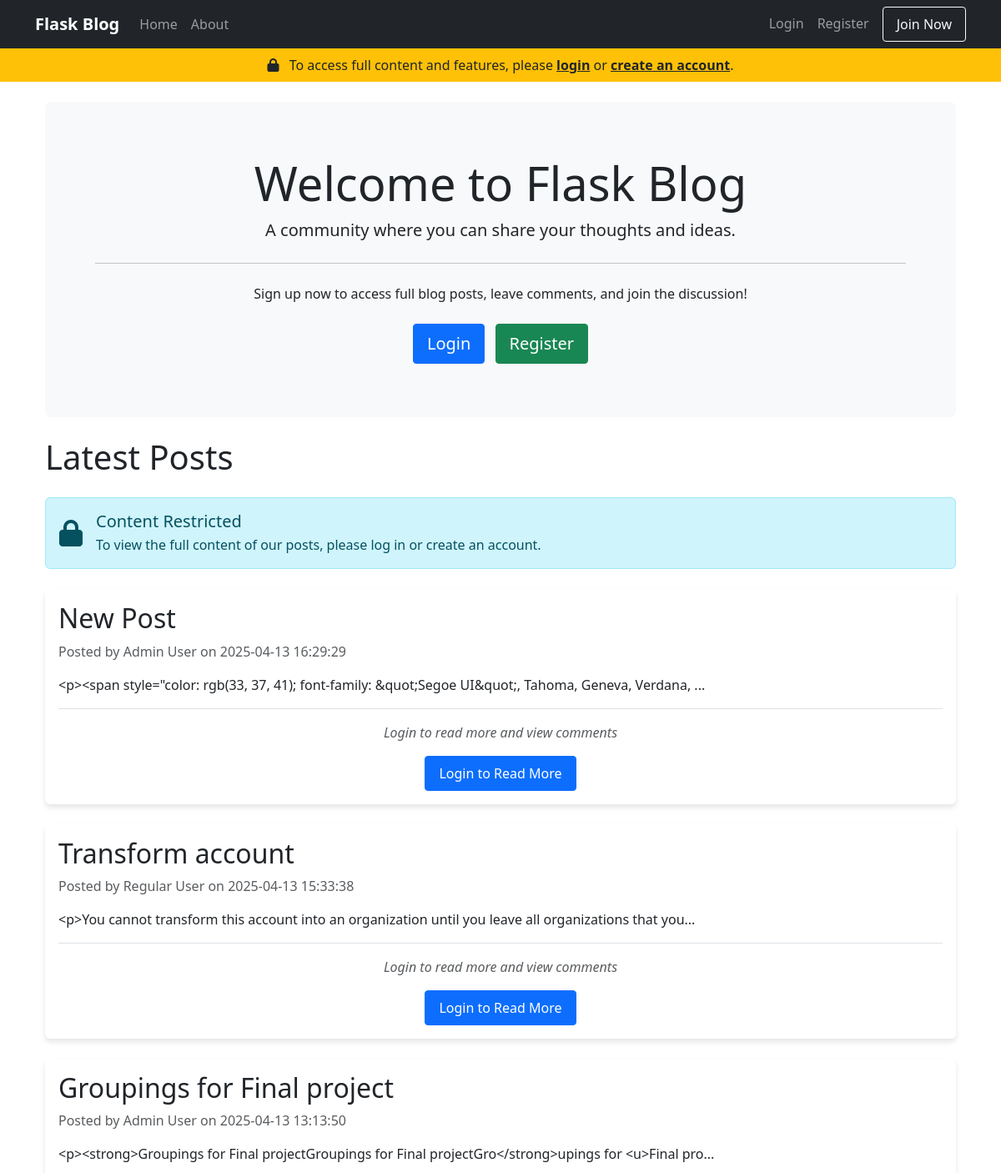
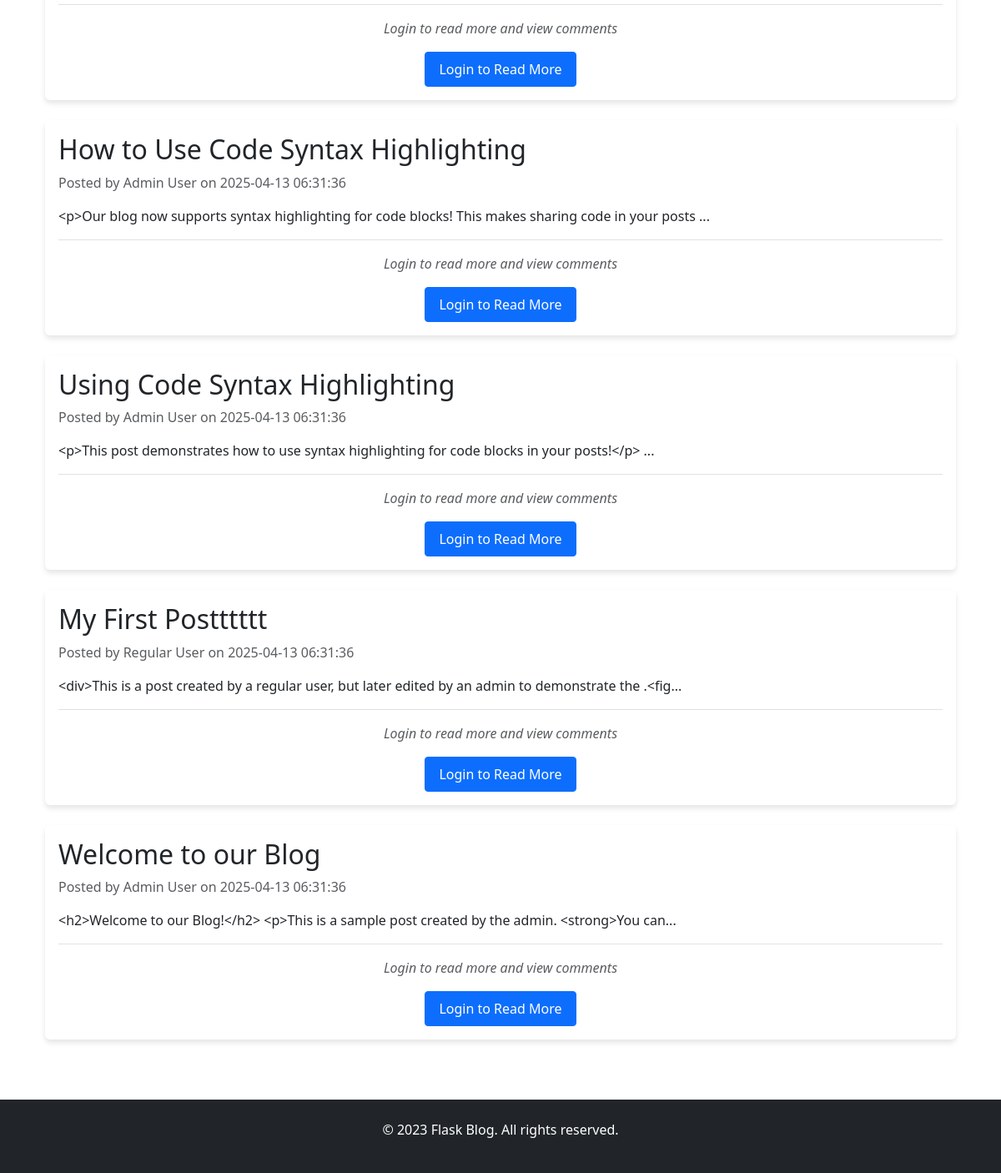
The page /home on the database its author committed (2 pictures, top to bottom).
### app/models/post.py (models this page shows, shortened)
class Post(db.Model):
    id = db.Column(db.Integer, primary_key=True)
    title = db.Column(db.String(100), nullable=False)
    content = db.Column(db.Text, nullable=False)
    created_at = db.Column(db.DateTime, default=datetime.utcnow)
    updated_at = db.Column(db.DateTime, default=datetime.utcnow, onupdate=datetime.utcnow)
    user_id = db.Column(db.Integer, db.ForeignKey('user.id'), nullable=False)
    last_modified_by_id = db.Column(db.Integer, db.ForeignKey('user.id'), nullable=True)
    is_hidden = db.Column(db.Boolean, default=False)
    author = db.relationship('User', foreign_keys=[user_id], backref='posts', lazy=True)
    last_modified_by = db.relationship('User', foreign_keys=[last_modified_by_id], lazy=True)
    comments = db.relationship('Comment', backref='post', lazy='dynamic', cascade='all, delete-orphan')

### app/models/user.py (models this page shows, shortened)
class User(db.Model, UserMixin):
    id = db.Column(db.Integer, primary_key=True)
    username = db.Column(db.String(64), unique=True, nullable=False)
    first_name = db.Column(db.String(64), nullable=False)
    last_name = db.Column(db.String(64), nullable=False)
    email = db.Column(db.String(120), unique=True, nullable=False)
    password_hash = db.Column(db.String(128), nullable=False)
    role = db.Column(db.String(20), default='user')
    created_at = db.Column(db.DateTime, default=datetime.now)
    profile_picture = db.Column(db.String(120), default='default.jpg')
    bio = db.Column(db.Text, nullable=True)
    is_approved = db.Column(db.Boolean, default=False)
    @property
    def full_name(self):
        return f"{self.first_name} {self.last_name}"

### app/routes/main.py (the view)
@main.route('/')
@main.route('/home')
def home():
    if current_user.is_authenticated and not current_user.is_admin():
        posts = Post.query.filter(
            or_(
                Post.is_hidden == False,
                Post.user_id == current_user.id
            )
        ).order_by(Post.created_at.desc()).all()
    elif current_user.is_authenticated and current_user.is_admin():
        posts = Post.query.order_by(Post.created_at.desc()).all()
    else:
        posts = Post.query.filter_by(is_hidden=False).order_by(Post.created_at.desc()).all()
    if not current_user.is_authenticated:
        return render_template('restricted_home.html', posts=posts)
    return render_template('home.html', posts=posts)

### app/templates/restricted_home.html
{% extends "layout.html" %}
{% block content %}
<div class="container">
    <div class="jumbotron p-5 mb-4 bg-light rounded-3">
        <div class="container-fluid py-3 text-center">
            <h1 class="display-4">Welcome to Flask Blog</h1>
            <p class="lead">A community where you can share your thoughts and ideas.</p>
            <hr class="my-4">
            <p>Sign up now to access full blog posts, leave comments, and join the discussion!</p>
            <div class="mt-4">
                <a href="{{ url_for('auth.login') }}" class="btn btn-primary btn-lg me-2">Login</a>
                <a href="{{ url_for('auth.register') }}" class="btn btn-success btn-lg">Register</a>
            </div>
        </div>
    </div>
    <h1 class="mb-4">Latest Posts</h1>
    <div class="alert alert-info mb-4">
        <div class="d-flex align-items-center">
            <i class="fas fa-lock me-3 fa-2x"></i>
            <div>
                <h5 class="mb-1">Content Restricted</h5>
                <p class="mb-0">To view the full content of our posts, please log in or create an account.</p>
            </div>
        </div>
    </div>
    {% if posts %}
        {% for post in posts %}
            <article class="card mb-4">
                <div class="card-body">
                    <h2 class="card-title">{{ post.title }}</h2>
                    <p class="card-text text-muted">
                        Posted by {{ post.author.full_name }} on {{ post.created_at.strftime('%Y-%m-%d %H:%M:%S') }}
                    </p>
                    <p class="card-text">{{ post.content[:100] }}{% if post.content|length > 100 %}...{% endif %}</p>
                    <div class="text-center mt-3 border-top pt-3">
                        <p class="text-muted fst-italic">Login to read more and view comments</p>
                        <a href="{{ url_for('auth.login', next=url_for('posts.post', post_id=post.id)) }}" class="btn btn-primary">Login to Read More</a>
                    </div>
                </div>
            </article>
        {% endfor %}
    {% else %}
        <div class="alert alert-info">
            No posts yet.
        </div>
    {% endif %}
</div>
{% endblock %}

### app/templates/layout.html (shortened to what this page needs)
<!DOCTYPE html>
<html lang="en">
<head>
    <link href="https://cdn.jsdelivr.net/npm/bootstrap@5.3.2/dist/css/bootstrap.min.css" rel="stylesheet">
    <link rel="stylesheet" href="https://cdnjs.cloudflare.com/ajax/libs/font-awesome/6.4.2/css/all.min.css">
    <link rel="stylesheet" href="{{ url_for('static', filename='css/main.css') }}">
    <link href="https://cdnjs.cloudflare.com/ajax/libs/highlight.js/11.9.0/styles/atom-one-dark.min.css" rel="stylesheet">
    <link rel="stylesheet" href="https://cdnjs.cloudflare.com/ajax/libs/jodit/3.24.6/jodit.min.css">
</head>
<body>
    <header>
        <nav class="navbar navbar-expand-lg navbar-dark bg-dark">
            <div class="container">
                <a class="navbar-brand" href="{{ url_for('main.home') }}">Flask Blog</a>
                <div class="collapse navbar-collapse" id="navbarNav">
                    <ul class="navbar-nav me-auto">
                        <li class="nav-item">
                            <a class="nav-link" href="{{ url_for('main.home') }}">Home</a>
                        </li>
                        <li class="nav-item">
                            <a class="nav-link" href="{{ url_for('main.about') }}">About</a>
                        </li>
                    </ul>
                    <ul class="navbar-nav">
                        {% if current_user.is_authenticated %}
                            <li class="nav-item">
                                <a class="nav-link" href="{{ url_for('posts.new_post') }}">New Post</a>
                            </li>
                            {% if current_user.is_admin() %}
                            <li class="nav-item dropdown">
                                <a class="nav-link dropdown-toggle" href="#" id="adminDropdown" role="button" data-bs-toggle="dropdown" aria-expanded="false">
                                    Admin
                                </a>
                                <ul class="dropdown-menu" aria-labelledby="adminDropdown">
                                    <li><a class="dropdown-item" href="{{ url_for('admin.admin_dashboard') }}">Dashboard</a></li>
                                    <li><a class="dropdown-item" href="{{ url_for('admin.manage_users') }}">Manage Users</a></li>
                                    <li><a class="dropdown-item" href="{{ url_for('admin.manage_posts') }}">Manage Posts</a></li>
                                    <li><a class="dropdown-item" href="{{ url_for('admin.pending_users') }}">Pending Users</a></li>
                                    <li><hr class="dropdown-divider"></li>
                                    <li><a class="dropdown-item" href="{{ url_for('admin.create_system_notification') }}">Send System Notification</a></li>
                                    <li><a class="dropdown-item" href="{{ url_for('admin.view_system_notifications') }}">View System Notifications</a></li>
                                </ul>
                            </li>
                            {% endif %}
                            <li class="nav-item">
                                <a class="nav-link position-relative" href="{{ url_for('notifications.view_all') }}">
                                    <div class="bell-icon-container">
                                        <i class="fas fa-bell" id="notification-bell"></i>
                                        <span class="position-absolute top-0 start-100 translate-middle badge rounded-pill bg-danger" id="notification-badge" {% if current_user.get_unread_notifications_count() == 0 %}style="display: none;"{% endif %}>
                                            {{ current_user.get_unread_notifications_count() }}
                                            <span class="visually-hidden">unread notifications</span>
                                        </span>
                                    </div>
                                </a>
                            </li>
                            <li class="nav-item dropdown">
                                <a class="nav-link dropdown-toggle" href="#" id="userDropdown" role="button" data-bs-toggle="dropdown" aria-expanded="false">
                                    <img src="{{ url_for('static', filename='profile_pics/' + current_user.profile_picture) }}" alt="Profile" class="rounded-circle me-1" style="width: 24px; height: 24px; object-fit: cover;">
                                    {{ current_user.username }}
                                </a>
                                <ul class="dropdown-menu" aria-labelledby="userDropdown">
                                    <li><a class="dropdown-item" href="{{ url_for('users.profile') }}">Profile</a></li>
                                    <li><a class="dropdown-item" href="{{ url_for('users.user_posts', username=current_user.username) }}">My Posts</a></li>
                                    <li><a class="dropdown-item" href="{{ url_for('notifications.settings') }}">Notification Settings</a></li>
                                    <li><hr class="dropdown-divider"></li>
                                    <li><a class="dropdown-item" href="{{ url_for('auth.logout') }}">Logout</a></li>
                                </ul>
                            </li>
                        {% else %}
                            <li class="nav-item">
                                <a class="nav-link" href="{{ url_for('auth.login') }}">Login</a>
                            </li>
                            <li class="nav-item">
                                <a class="nav-link" href="{{ url_for('auth.register') }}">Register</a>
                            </li>
                            <li class="nav-item ms-2">
                                <a class="btn btn-outline-light" href="{{ url_for('auth.register') }}">Join Now</a>
                            </li>
                        {% endif %}
                    </ul>
                </div>
            </div>
        </nav>
        {% if not current_user.is_authenticated %}
        <div class="bg-warning py-2 text-center">
            <div class="container">
                <p class="mb-0">
                    <i class="fas fa-lock me-2"></i>
                    To access full content and features, please <a href="{{ url_for('auth.login') }}" class="text-dark fw-bold">login</a> or <a href="{{ url_for('auth.register') }}" class="text-dark fw-bold">create an account</a>.
                </p>
            </div>
        </div>
        {% endif %}
    </header>
    <main class="container mt-4">
        <div class="row">
            <div class="col-md-12">
                {% block content %}{% endblock %}
            </div>
        </div>
    </main>
    <footer class="bg-dark text-white py-4 mt-5">
        <div class="container text-center">
            <p>&copy; 2023 Flask Blog. All rights reserved.</p>
        </div>
    </footer>
</body>
</html>

### app/static/css/main.css (style rules this page uses)
body { min-height: 100vh; display: flex; flex-direction: column; font-family: 'Segoe UI', Tahoma, Geneva, Verdana, sans-serif; }
main { flex: 1; }
.navbar-brand { font-weight: bold; }
.nav-link { font-weight: 500; }
.card { box-shadow: 0 4px 6px rgba(0, 0, 0, 0.1); border: none; margin-bottom: 20px; }
article.card { transition: transform 0.3s ease; }
.btn { border-radius: 4px; padding: 8px 16px; }
footer { margin-top: auto; }

### rows shown on the page
Post: title "New Post", author.full_name "Admin User", created_at "2025-04-13 16:29:29", content "<p><span style=\"color: rgb(33, 37, 41); font-family: &quot;Segoe UI&quot;, Tahoma, Geneva, Verdana,"
Post: title "Transform account", author.full_name "Regular User", created_at "2025-04-13 15:33:38", content "<p>You cannot transform this account into an organization until you leave all organizations that you"
Post: title "Groupings for Final project", author.full_name "Admin User", created_at "2025-04-13 13:13:50", content "<p><strong>Groupings for Final projectGroupings for Final projectGro</strong>upings for <u>Final pro"
Post: title "How to Use Code Syntax Highlighting", author.full_name "Admin User", created_at "2025-04-13 06:31:36", content "<p>Our blog now supports syntax highlighting for code blocks! This makes sharing code in your posts"
Post: title "Using Code Syntax Highlighting", author.full_name "Admin User", created_at "2025-04-13 06:31:36", content "<p>This post demonstrates how to use syntax highlighting for code blocks in your posts!</p>"
Post: title "My First Postttttt", author.full_name "Regular User", created_at "2025-04-13 06:31:36", content "<div>This is a post created by a regular user, but later edited by an admin to demonstrate the .<fig"
Post: title "Welcome to our Blog", author.full_name "Admin User", created_at "2025-04-13 06:31:36", content "<h2>Welcome to our Blog!</h2> <p>This is a sample post created by the admin. <strong>You can"
